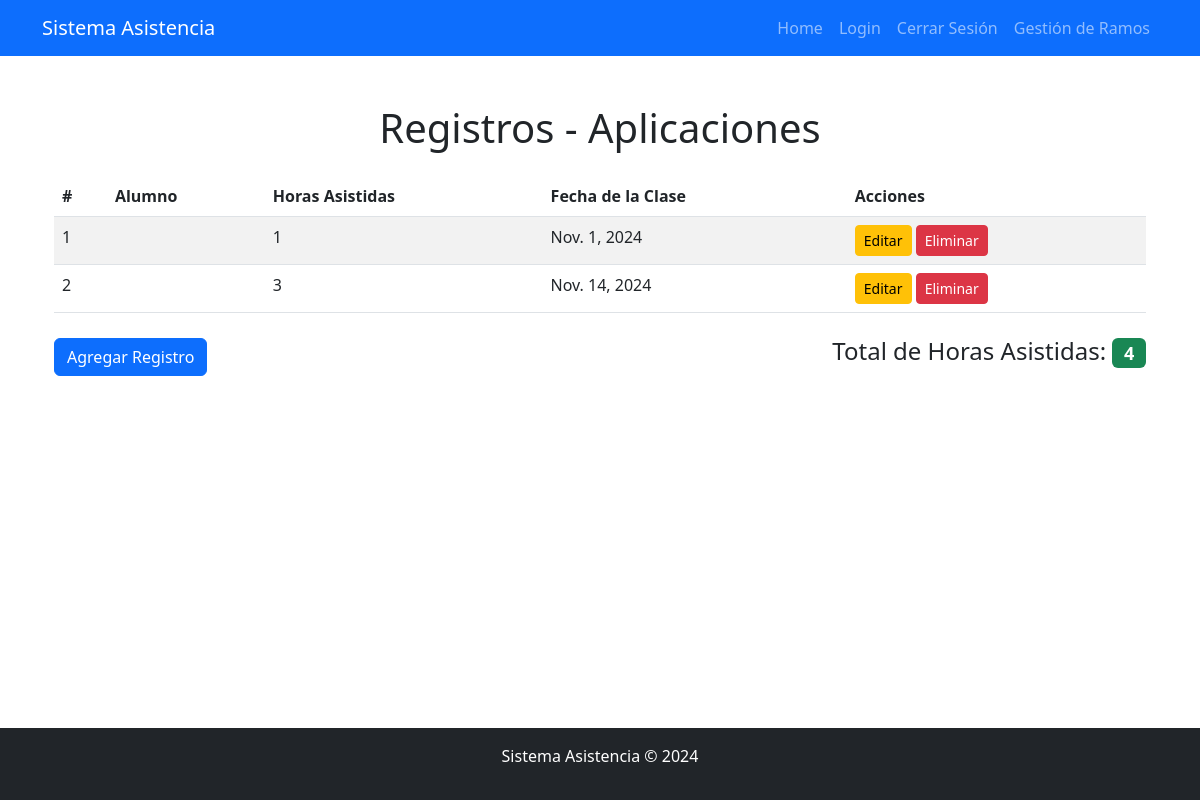
Page /aplicaciones/listar/ (signed in) on the earlier database version.
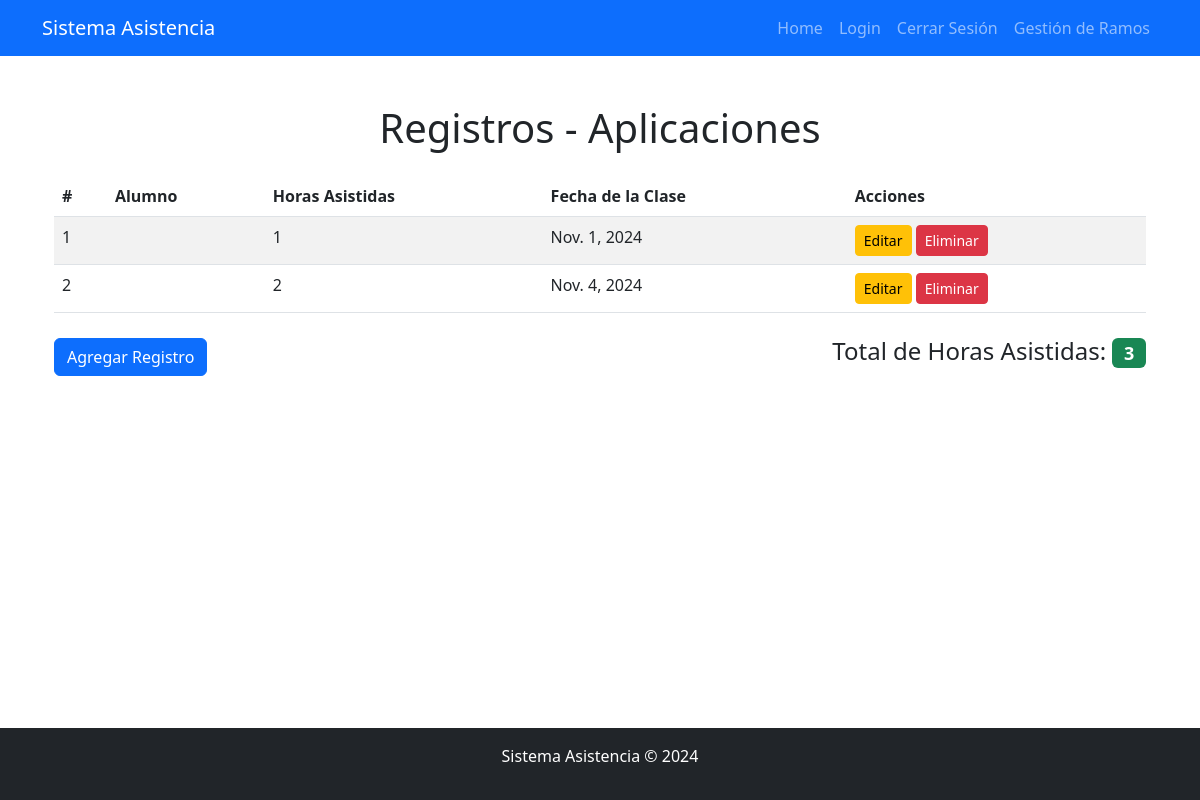
Same page on the later database version.
### AsistenciaApp/models.py (models this page shows, shortened)
class AplicacionesMóvilesParaIot(models.Model):
    nombre_asignatura = models.CharField(max_length=100, default="Aplicaciones Móviles Para Iot")
    horas_asistidas = models.IntegerField()
    alumno = models.ForeignKey(User, on_delete=models.CASCADE)
    fecha_clase = models.DateField()

### AsistenciaApp/views.py (the view)
# urls.py: path('<str:materia>/listar/', views.listar_registros, name='listar_registros'),
@login_required
def listar_registros(request, materia):
    modelos = {
        'aplicaciones': AplicacionesMóvilesParaIot,
        'ingenieria': IngenieríaDeSoftware,
        'programacion': ProgramaciónBackEnd
    }
    if materia not in modelos:
        return render(request, "404.html")  # Página 404 si la materia no existe
    modelo = modelos[materia]
    registros = modelo.objects.all()
    suma_horas = modelo.objects.aggregate(total_horas_asistidas=Sum('horas_asistidas'))['total_horas_asistidas'] or 0
    return render(request, "base/listar.html", {
        'registros': registros,
        'materia': materia,
        'suma_horas': suma_horas
    })

### AsistenciaApp/templates/base/listar.html (shortened to what this page needs)
{% extends 'themes/base.html' %}
{% block content %}
<div class="container">
    <h1 class="text-center my-4">Registros - {{ materia|capfirst }}</h1>
    <table class="table table-striped">
        <thead>
            <tr>
                <th>#</th>
                <th>Alumno</th>
                <th>Horas Asistidas</th>
                <th>Fecha de la Clase</th>
                <th>Acciones</th>
            </tr>
        </thead>
        <tbody>
            {% for registro in registros %}
            <tr>
                <td>{{ forloop.counter }}</td>
                <td>{{ registro.alumno.first_name }} {{ registro.alumno.last_name }}</td>
                <td>{{ registro.horas_asistidas }}</td>
                <td>{{ registro.fecha_clase }}</td>
                <td>
                    <a href="{% url 'actualizar_registro' materia registro.pk %}" class="btn btn-warning btn-sm">Editar</a>
                    <a href="{% url 'eliminar_registro' materia registro.pk %}" class="btn btn-danger btn-sm">Eliminar</a>
                </td>
            </tr>
            {% empty %}
            <tr>
                <td colspan="5" class="text-center">No hay registros disponibles.</td>
            </tr>
            {% endfor %}
        </tbody>
    </table>
    <div class="d-flex justify-content-between align-items-center mt-4">
        <a href="{% url 'agregar_registro' materia %}" class="btn btn-primary">Agregar Registro</a>
        <h4>Total de Horas Asistidas: <span class="badge bg-success">{{ suma_horas }}</span></h4>
    </div>
</div>
{% endblock %}

### AsistenciaApp/templates/themes/base.html (shortened to what this page needs)
{% load static %}
<!DOCTYPE html>
<html lang="en">
<head>
    <link href="https://cdn.jsdelivr.net/npm/bootstrap@5.3.0-alpha1/dist/css/bootstrap.min.css" rel="stylesheet">
    <link href="https://cdn.jsdelivr.net/npm/bootstrap-icons/font/bootstrap-icons.css" rel="stylesheet">
</head>
<body >
    {% include './navbar.html' %}
    <main class="container my-5">
        {% block content %}
        {% endblock %}
    </main>
    {% include './footer.html' %}
</body>
</html>

### AsistenciaApp/templates/themes/navbar.html (shortened to what this page needs)
<header>
    <nav class="navbar navbar-expand-lg navbar-dark bg-primary">
        <div class="container">
            <a class="navbar-brand" href="{% url 'landing' %}">Sistema Asistencia</a>
            <div class="collapse navbar-collapse" id="navbarNav">
                <ul class="navbar-nav ms-auto">
                    <li class="nav-item">
                        <a class="nav-link" href="{% url 'landing' %}">Home</a>
                    </li>
                    <li class="nav-item">
                        <a class="nav-link" href="{% url 'login' %}">Login</a>
                    </li>
                    {% if user.is_authenticated %}
                    <li class="nav-item">
                        <form method="post" action="{% url 'logout' %}" style="display: inline;">
                            <button type="submit" class="btn btn-link nav-link" style="border: none; background: none;">Cerrar Sesión</button>
                        </form>
                    </li>
                    <li class="nav-item">
                        <a class="nav-link" href="{% url 'dashboard' %}">Gestión de Ramos</a>
                    </li>
                    {% endif %}
                </ul>
            </div>
        </div>
    </nav>
</header>

### AsistenciaApp/templates/themes/footer.html
<footer class="bg-dark text-white text-center py-3 fixed-bottom ">
    <p>Sistema Asistencia &copy; 2024</p>
</footer>

Differences in the rows shown:
removed AplicacionesMóvilesParaIot: horas_asistidas "3", fecha_clase "Nov. 14, 2024"
added AplicacionesMóvilesParaIot: horas_asistidas "2", fecha_clase "Nov. 4, 2024"
Other differences:
{{ suma_horas }}: "4" → "3"
